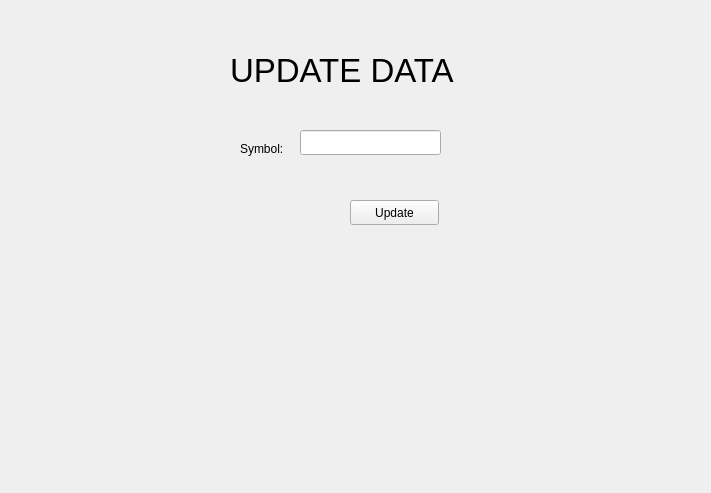
<?xml version="1.0" encoding="UTF-8"?>
<ui version="4.0">
 <class>Form</class>
 <widget class="QWidget" name="Form">
  <property name="geometry">
   <rect>
    <x>0</x>
    <y>0</y>
    <width>711</width>
    <height>493</height>
   </rect>
  </property>
  <property name="windowTitle">
   <string>Form</string>
  </property>
  <widget class="QLabel" name="label">
   <property name="geometry">
    <rect>
     <x>230</x>
     <y>40</y>
     <width>271</width>
     <height>61</height>
    </rect>
   </property>
   <property name="font">
    <font>
     <pointsize>25</pointsize>
    </font>
   </property>
   <property name="text">
    <string>UPDATE DATA</string>
   </property>
  </widget>
  <widget class="QLineEdit" name="lineEdit">
   <property name="geometry">
    <rect>
     <x>300</x>
     <y>130</y>
     <width>141</width>
     <height>25</height>
    </rect>
   </property>
  </widget>
  <widget class="QLabel" name="label_2">
   <property name="geometry">
    <rect>
     <x>240</x>
     <y>140</y>
     <width>67</width>
     <height>17</height>
    </rect>
   </property>
   <property name="text">
    <string>Symbol:</string>
   </property>
  </widget>
  <widget class="QPushButton" name="pushButton">
   <property name="geometry">
    <rect>
     <x>350</x>
     <y>200</y>
     <width>89</width>
     <height>25</height>
    </rect>
   </property>
   <property name="text">
    <string>Update</string>
   </property>
  </widget>
 </widget>
 <resources/>
 <connections/>
</ui>
